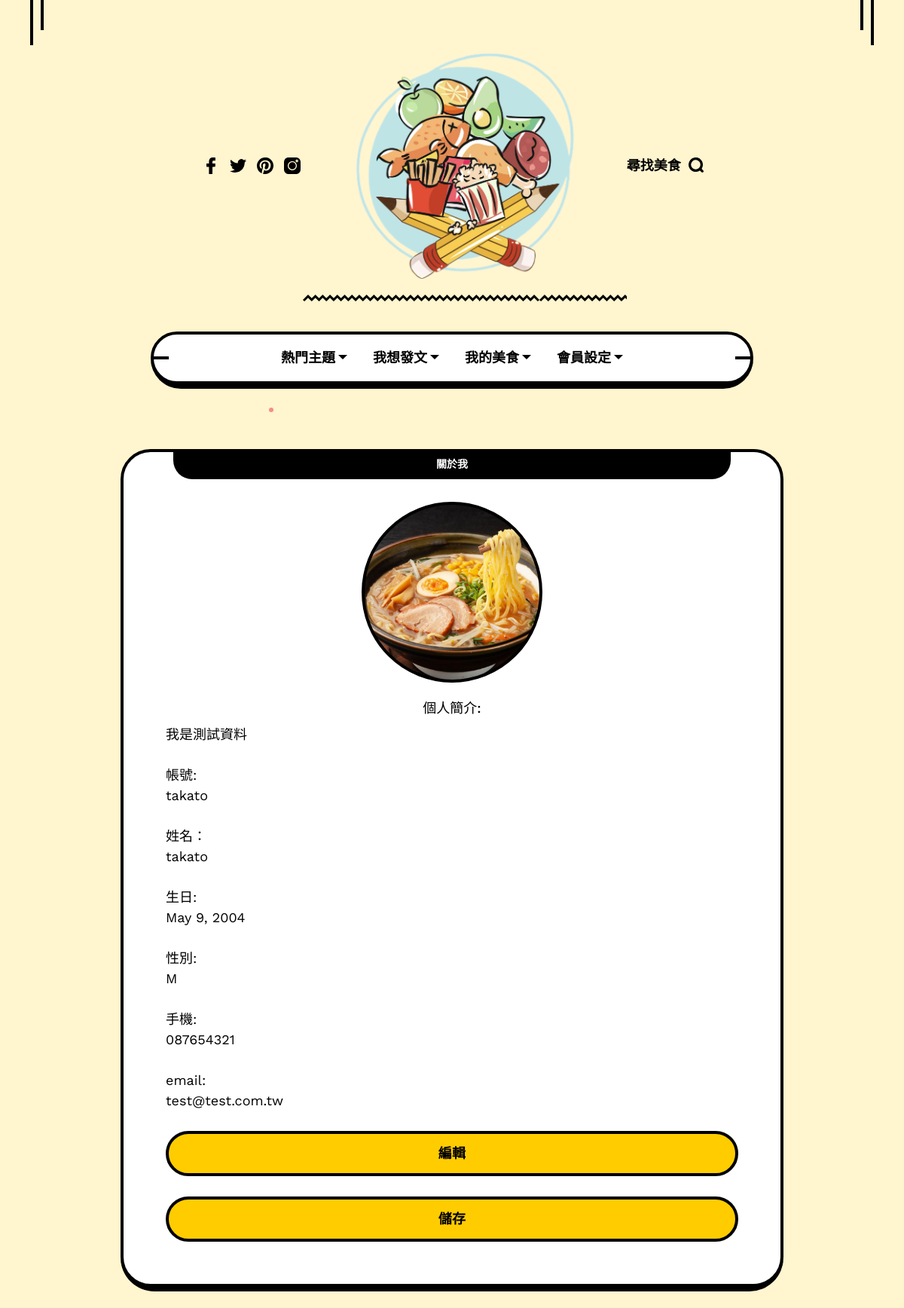
Page /myinfo/ (signed in) on the committed database.
### baseapp/models.py (models this page shows, shortened)
class basedata(models.Model):
    username = models.CharField(max_length=20,null = False,primary_key = True)
    fname = models.CharField(max_length=20, null=False)
    lname = models.CharField(max_length = 20, null=False)
    sex = models.CharField(max_length=2, default='M', null=False)
    birthday = models.DateField(null=False)
    email = models.EmailField(max_length=100, blank=True, default='')
    phone = models.CharField(max_length=50, blank=True, default='')
    info = models.CharField(max_length=255,blank=True, default='')

### baseapp/views.py (the view)
# urls.py: path('myinfo/',views.myinfo),
def myinfo(request):
	if request.user.is_authenticated:
		username = request.user.username
		data = basedata.objects.filter(username__exact=username)
		return render(request,'myinfo.html',locals())
	else:
		return redirect('/login/')

### templates/myinfo.html (shortened to what this page needs)
<!DOCTYPE html>
<html lang="zh-TW">
<head>
    <link rel="stylesheet" href="/static/css/magnific.popup.css">
    <link rel="stylesheet" href="/static/css/base.css">
    <link rel="stylesheet" href="/static/css/inline.css">
    <link rel="stylesheet" href="/static/css/fontello.css">
    <link rel="stylesheet" href="/static/css/widgets.css">
    <link rel="stylesheet" href="/static/css/swiper.css">
    <link rel="stylesheet" href="/static/css/style.css">
</head>
<body>
    <header id="xoxo_fn_header">
        <div class="xoxo_fn_header">
            <div class="container">
                <div class="header_top">
                    <div class="social">
                        <div class="xoxo_fn_social_list">
                            <ul>
                                <li>
                                    <a href="#" target="_blank">
                                    </a>
                                </li>
                                <li>
                                    <a href="#" target="_blank">
                                    </a>
                                </li>
                                <li>
                                    <a href="#" target="_blank">
                                    </a>
                                </li>
                                <li>
                                    <a href="#" target="_blank">
                                    </a>
                                </li>
                            </ul>
                        </div>
                    </div>
                    <div class="logo">
                        <a href="/">
                            <img class="desktop_logo" src="/static/picture/logo.png" alt="logo">
                        </a>
                    </div>
                    <div class="search_opener">
                        <a href="#">
                            <span class="text">尋找美食</span>
                            <span class="icon">
						</span>
                        </a>
                    </div>
                </div>
                <div class="header_bottom">
                    <div class="bottom_fixer">
                        <div class="xoxo_fn_nav main_nav">
                            <div class="menu">
                                <div class="menu-main-menu-container">
                                    <ul id="menu-main-menu" class="xoxo_fn_main_nav">
                                        <li class="menu-item menu-item-has-children">
                                            <a href="#0">
                                                <span>
                                                <span>熱門主題</span>
                                                </span>
                                            </a>
                                        </li>
                                        <li class="menu-item menu-item-has-children">
                                            <a href="#">
                                                <span>
                                                <span>我想發文</span>
                                                </span>
                                            </a>
                                        </li>
                                        <li class="menu-item menu-item-has-children">
                                            <a href="#0">
                                                <span>
                                                <span>我的美食</span>
                                                </span>
                                            </a>
                                        </li>
                                        <li class="menu-item menu-item-has-children">
                                          <a href="#0">
                                              <span>
                                              <span>會員設定</span>
                                              </span>
                                          </a>
                                      </li>
                                    </ul>
                                </div>
                            </div>
                        </div>
                    </div>
                </div>
            </div>
        </div>
    </header>
    <div class="xoxo_fn_hassidebar">
        <div class="sidebar_in">
            <div class="xoxo_fn_sidebar">
                <div class="xoxo_fn_nosidebar">
        <div class="container blog_layout_classic_container">
            <div class="xoxo_fn_bloglist blog_layout_classic">
                <div class="widget_block clear widget_xoxo_custom_categories">
                    <div class="wid-title">
                        <span class="text">關於我</span>
                    </div>
                    <ul>
                        <div class="xoxo_fn_widget_author">
                            <div class="info_img" style="background-image: url(/static/image/拉麵.jpeg);">
                                <a class="full_link" href="#0"></a>
                            </div>
                            <div class="info_desc">
                                <div class="author_top">
                                    <p class="fn_desc">
                                        {% for data in data %}
                                        個人簡介:<div id="datainfo">{{data.info}}</div><br>
                                        帳號:<div id="username">{{data.username}}</div><br>
                                        姓名：<div id="fname">{{data.fname}}</div><br>
                                        生日:<div id="birthday">{{data.birthday}}</div><br>
                                        性別:<div id="sex">{{data.sex}}</div><br>
                                        手機:<div id="phone">{{data.phone}}</div><br>
                                        email:<div id="email">{{data.email}}</div><br>
                                        {%endfor%}
                                    </p>
                                </div>
                                <span class="xoxo_submit"><input type="submit" value="編輯" onclick="enableEditMode()"></span>
                                <span class="xoxo_submit"><input type="submit" value="儲存" onclick="saveChanges()"></span>
                            </div>
                        </div>
                    </ul>
                </div>
            </div>
        </div>
    </div>
            </div>
        </div>
    </div>
    <div class="frenify-cursor cursor-inner" data-default="yes" data-link="yes" data-slider="no" style="visibility: visible; transform: translate(360px, 544px);"><span class="fn-cursor"></span></div>
</body>
</html>

### static/css/base.css (style rules this page uses)
a,i,textarea { -webkit-transition:all .3s ease; -moz-transition:all .3s ease; -ms-transition:all .3s ease; -o-transition:all .3s ease }
iframe,img,table { max-width:100% }
article,aside,details,figcaption,figure,footer,header,hgroup,nav,pre,section { display:block }
a,abbr,acronym,address,applet,b,big,blockquote,body,caption,center,cite,code,dd,del,dfn,div,dl,dt,em,fieldset,font,form,h1,h2,h3,h4,h5,h6,html,i,iframe,ins,kbd,label,legend,li,object,ol,p,pre,q,s,samp,small,span,strike,strong,sub,sup,table,tbody,td,tfoot,th,thead,tr,tt,u,ul,var { background:0 0; border:0; margin:0; padding:0; vertical-align:baseline; outline:0 }
ol,ul { margin:30px }
ol li,ul li { margin-bottom:5px }
img { vertical-align:middle; height: auto; }
a,i { -webkit-transition:all .3s ease; -o-transition:all .3s ease; transition:all .3s ease; border:none }
p { letter-spacing:1px }
input[type=submit] { padding:13px 15px; height:44px; line-height:1; font-size:13px; font-weight:600; text-decoration:none; letter-spacing:.5px; border:none; cursor:pointer; color:#FFF; background:#777; -webkit-transition:all .3s ease; -o-transition:all .3s ease; transition:all .3s ease }
ol, ul { margin: 30px; }
textarea, input, button { outline: none; }
input[type=button], input[type=submit], button { font-family: var(--iff); }
input[type=button], input[type=submit] { border: none; height: 50px; font-weight: 500; font-size: 15px; padding: 0px 30px; letter-spacing: .5px; background-color: #333; color: #f5f5f5; text-transform: uppercase; }
a { text-decoration: none; }
body p { margin-bottom: 30px;letter-spacing: 0px; }

### static/css/widgets.css (style rules this page uses)
.xoxo_fn_hassidebar .widget_block:after { content: ''; position: absolute; top: 0; left: -4px; right: -4px; bottom: -10px; z-index: -1; border-radius: 0 0 45px 45px; border-bottom: 10px solid #000; }
.xoxo_fn_hassidebar .widget_block { position: relative; border: 4px solid #000; background-color: #fff; border-radius: 40px; padding: 26px; margin-bottom: 56px; }
.xoxo_fn_hassidebar .wid-title .text { position: relative; margin-top: -30px; background-color: #000; height: 40px; line-height: 40px; white-space: nowrap; -o-text-overflow: ellipsis; text-overflow: ellipsis; overflow: hidden; border-radius: 0 0 25px 25px; text-align: center; font-size: 14px; font-weight: 600; font-family: var(--hff); text-transform: uppercase; color: #fff; display: block; margin-left: 40px; margin-right: 40px; margin-bottom: 30px; padding: 0 10px; }
.xoxo_fn_widget_author .info_img { width: 240px; max-width: 100%; margin: 0 auto 22px; border-radius: 100%; position: relative; overflow: hidden; border: 4px solid #000; background-size: cover; background-repeat: no-repeat; background-position: center center; }
.xoxo_fn_widget_author .fn_desc { margin: 0; padding: 0; font-weight: 500; font-size: 18px; line-height: 24px; text-align: center; margin-bottom: 9px; }

### rows in the picture
basedata: info "我是測試資料", username "takato", fname "takato", birthday "May 9, 2004", sex "M", phone "087654321", email "test@test.com.tw"
